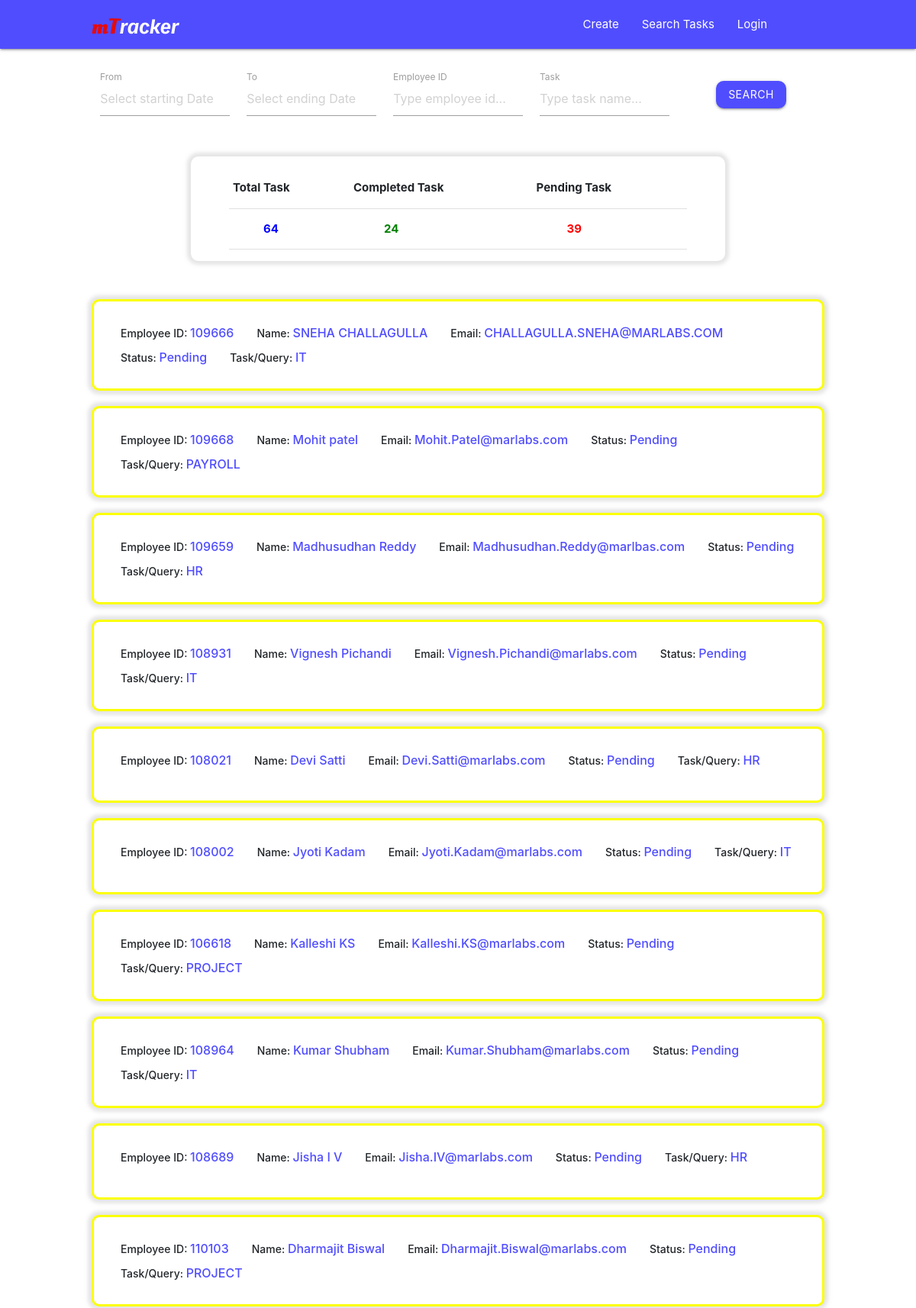
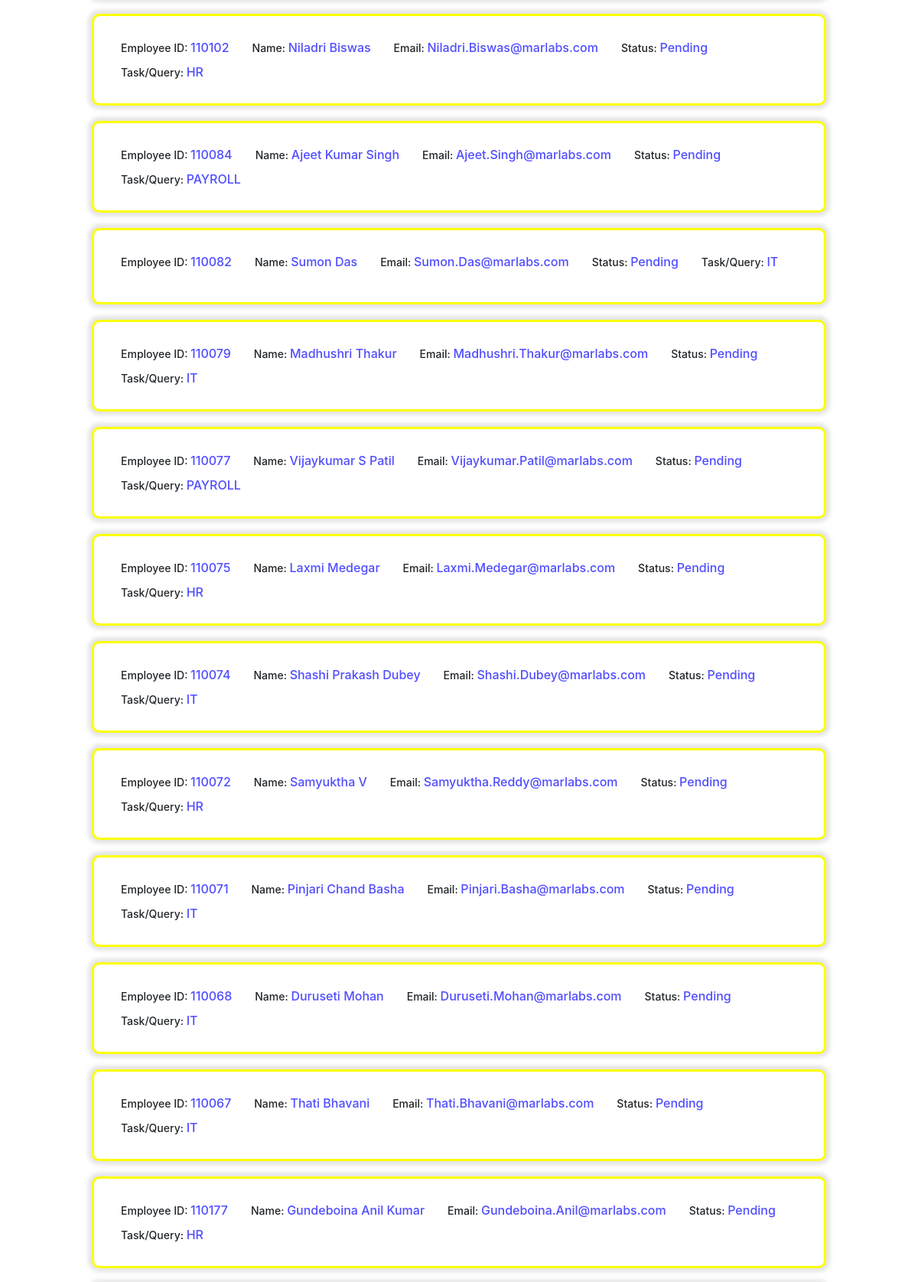
The app's page /search/ (upper part) with its own data (2 pictures, top to bottom).
### taskData/models.py (models this page shows)
class TaskData(models.Model):
    empid = models.TextField(max_length=20)
    empname = models.TextField(max_length=50)
    empemail = models.TextField(max_length=50)
    taskname = models.TextField(max_length=100)
    duedate = models.TextField(max_length=20)
    taskstatus = models.TextField(max_length=15)
    tasksummary = models.TextField(max_length=500)
    createdon = models.DateField()

### mtracker/views.py (the view, shortened to what this page needs)
# urls.py: path('search/', views.search, name='search'),
def search(request):
    totaltask = TaskData.objects.all().count()
    completedtask = TaskData.objects.filter(taskstatus='Completed').count()
    pendingtask = TaskData.objects.filter(taskstatus='Pending').count()
    taskData = TaskData.objects.filter().exclude(taskstatus='Completed').order_by('-id')
    context = {
        "totaltask":totaltask,
        "completedtask":completedtask,
        "pendingtask":pendingtask,
        "taskData":taskData,
        }
    return render(request, "search.html", context=context)

### templates/search.html (shortened to what this page needs)
{% extends 'base.html' %}
        {% block body %}
    <center>
        <div class="search-tab-container">
    <div class="all-tasks-container">
        <center>
            <form action="{% url 'search' %}" method="post">
            <div class="task-search row">
                <div class="input-field col l3 m5 s10">
                    <label>From</label>
                    <input placeholder="Select starting Date" type="text" class="datepicker" name="fromdate" >
                </div>
                <div class="input-field col l3 m5 s10">
                    <label>To</label>
                    <input placeholder="Select ending Date" type="text" class="datepicker" name="todate"  >
                </div>
                <div class="input-field col l3 m5 s10">
                    <label>Employee ID</label>
                    <input class="col" type="text" placeholder="Type employee id..." name="empid" >
                </div>
                <div class="input-field col l3 m5 s10">
                    <label>Task</label>
                    <input class="col" type="text" placeholder="Type task name..." name="task" >
                </div>
                <div class="input-field col l12 m12 s12">
                    <button class="btn search-btn waves-effect waves-light" onclick="">Search</button>
                </div>
            </div>
        </form>
        </center>
        <div class="row">
            <center>
                <div class="row">
                    <center>
                        <div class="profile-details-card z-depth-3 task-card collapsible">
                            <center>
                            <table>
                                <tr>
                                    <th >Total Task</th>
                                    <th>Completed Task</th>
                                    <th>Pending Task</th>
                                </tr>
                            <tr>
                                <td><a href="{% url 'search' %}" style="color:blue; font-weight: bold; padding-left: 40px;">{{totaltask}}</a></td>
                                <td><a href="{% url 'search' %}" style="color:green; font-weight: bold; padding-left: 40px;">{{completedtask}}</a></td>
                                <td><a href="{% url 'search' %}" style="color:red; font-weight: bold; padding-left: 40px;">{{pendingtask}}</a></td>
                            </tr>
                            </table>
                        </center>
                        </div>
                    </center>
                        <br>
                </div>
            </center>
        </div>
        <div>
            <ul class="collapsible">
                {% for data in taskData %}
                <li class="task-card pending">
                    <div class="collapsible-header">
                        <div class="employee-info">
                            <div class="">Employee ID: <span>{{data.empid}}</span></div>
                            <div class="">Name: <span>{{data.empname}}</span></div>
                            <div class="">Email: <span>{{data.empemail}}</span></div>
                            <div class="">Status: <span>{{data.taskstatus}}</span></div>
                            <div>Task/Query: <span>{{data.taskname}}</span></div>
                        </div>
                    </div>
                </li>
                {% endfor %}
                <br>
            </ul>
        </div>
    </div>
{% endblock %}

### static/css/create-task_style.css (style rules this page uses)
body { overflow-x: hidden; }

### static/css/hr-profile_style.css (style rules this page uses)
body { overflow-x: hidden; }
.tasks-summary-card, .profile-details-card { height: fit-content; max-width: 700px; padding: 15px 50px; border-radius: 10px; margin: 10px; }

### static/css/update-task_style.css (style rules this page uses)
body { overflow-x: hidden; }

### static/css/search-display-task_style.css (style rules this page uses)
.task-search { display: flex; flex-direction: row; flex-wrap: wrap; align-content: flex-start; }
.input-field { margin-left: 0; }
.search-btn, .load-more-btn { background: #504DFF !important; }
.btn { border-radius: 10px; }
.all-tasks-container { padding: 1% 10% 0% 10%; }
.collapsible { border: 0px; margin: 0px; -webkit-box-shadow: none; }
.collapsible-header { flex-direction: column; line-height: 2.0; border-bottom: none; }
.task-card { min-height: 100px; width: auto; background-color: white; padding: 10px 20px; margin: 20px 0px; border-radius: 10px; box-shadow: 0 0 5px 5px rgba(216, 216, 216, 0.678); }
.task-info, .employee-info, .task-title { display: flex; flex-direction: row; justify-content:left; flex-wrap: wrap; column-gap: 30px; }
.task-card>div>div>div { font-weight: 500; font-size: 14px; }
.task-card>div>div>div>span { color: #504DFF; font-size: 16px; }
.pending { border:3px rgb(251, 255, 0) solid; }

### records on screen
TaskData: empid "109666", empname "SNEHA CHALLAGULLA", empemail "CHALLAGULLA.SNEHA@MARLABS.COM", taskstatus "Pending", taskname "IT"
TaskData: empid "109668", empname "Mohit patel", empemail "Mohit.Patel@marlabs.com", taskstatus "Pending", taskname "PAYROLL"
TaskData: empid "109659", empname "Madhusudhan Reddy", empemail "Madhusudhan.Reddy@marlbas.com", taskstatus "Pending", taskname "HR"
TaskData: empid "108931", empname "Vignesh Pichandi", empemail "Vignesh.Pichandi@marlabs.com", taskstatus "Pending", taskname "IT"
TaskData: empid "108021", empname "Devi Satti", empemail "Devi.Satti@marlabs.com", taskstatus "Pending", taskname "HR"
TaskData: empid "108002", empname "Jyoti Kadam", empemail "Jyoti.Kadam@marlabs.com", taskstatus "Pending", taskname "IT"
TaskData: empid "106618", empname "Kalleshi KS", empemail "Kalleshi.KS@marlabs.com", taskstatus "Pending", taskname "PROJECT"
TaskData: empid "108964", empname "Kumar Shubham", empemail "Kumar.Shubham@marlabs.com", taskstatus "Pending", taskname "IT"
TaskData: empid "108689", empname "Jisha I V", empemail "Jisha.IV@marlabs.com", taskstatus "Pending", taskname "HR"
TaskData: empid "110103", empname "Dharmajit Biswal", empemail "Dharmajit.Biswal@marlabs.com", taskstatus "Pending", taskname "PROJECT"
TaskData: empid "110102", empname "Niladri Biswas", empemail "Niladri.Biswas@marlabs.com", taskstatus "Pending", taskname "HR"
TaskData: empid "110084", empname "Ajeet Kumar Singh", empemail "Ajeet.Singh@marlabs.com", taskstatus "Pending", taskname "PAYROLL"
TaskData: empid "110082", empname "Sumon Das", empemail "Sumon.Das@marlabs.com", taskstatus "Pending", taskname "IT"
TaskData: empid "110079", empname "Madhushri Thakur", empemail "Madhushri.Thakur@marlabs.com", taskstatus "Pending", taskname "IT"
TaskData: empid "110077", empname "Vijaykumar S Patil", empemail "Vijaykumar.Patil@marlabs.com", taskstatus "Pending", taskname "PAYROLL"
TaskData: empid "110075", empname "Laxmi Medegar", empemail "Laxmi.Medegar@marlabs.com", taskstatus "Pending", taskname "HR"
TaskData: empid "110074", empname "Shashi Prakash Dubey", empemail "Shashi.Dubey@marlabs.com", taskstatus "Pending", taskname "IT"
TaskData: empid "110072", empname "Samyuktha V", empemail "Samyuktha.Reddy@marlabs.com", taskstatus "Pending", taskname "HR"
TaskData: empid "110071", empname "Pinjari Chand Basha", empemail "Pinjari.Basha@marlabs.com", taskstatus "Pending", taskname "IT"
TaskData: empid "110068", empname "Duruseti Mohan", empemail "Duruseti.Mohan@marlabs.com", taskstatus "Pending", taskname "IT"
TaskData: empid "110067", empname "Thati Bhavani", empemail "Thati.Bhavani@marlabs.com", taskstatus "Pending", taskname "IT"
TaskData: empid "110177", empname "Gundeboina Anil Kumar", empemail "Gundeboina.Anil@marlabs.com", taskstatus "Pending", taskname "HR"

### other values on screen
{{ totaltask }} "64"
{{ completedtask }} "24"
{{ pendingtask }} "39"
